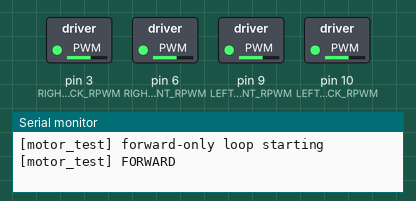
Bench run of a sketch on a simulated Arduino Uno, built with avr-gcc and run on an emulated ATmega328P. Parts: switched loads named in the sketch (green lamp = pin HIGH), the last lines printed to the serial monitor.

Above: at 0.05 s.
At 10.0 s:
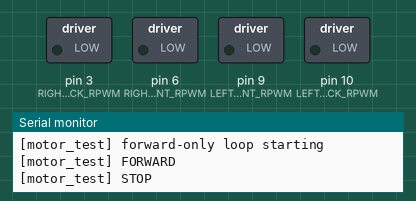
Timing chart, 0 to 13.0 s (numbered marks = the images above):
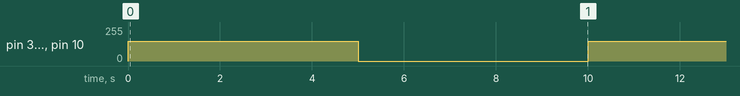

Measured:
- by itself, pin 3 (RIGHT_BACK_RPWM), pin 6 (RIGHT_FRONT_RPWM), pin 9 (LEFT_FRONT_RPWM), pin 10 (LEFT_BACK_RPWM): alternates 150/255 for 5.0 s and 0/255 for 5.0 s

The sketch:

sketch.ino
```cpp
// SANCHO — minimal motor bench test (forward only).
//
// Drives all four motors forward via the RPWM input of each BTS7960 only.
// 5 s on, 5 s stop, repeat — easy to spot if any motor is silent.
//
// IMPORTANT — UNO Q PWM gotcha:
//   On the UNO Q's Zephyr core, calling pinMode(pin, OUTPUT) BEFORE
//   analogWrite(pin, val) breaks PWM on that pin (it gets stuck as plain
//   digital). analogWrite() configures the pin itself. So: no pinMode()
//   for any pin used with analogWrite().
//
// SAFETY: wheels OFF the ground; all 4 BTS7960 modules powered by the motor
// battery (12V); GND of the battery shared with GND of the UNO Q.

#define LEFT_FRONT_RPWM   9
#define RIGHT_FRONT_RPWM  6
#define LEFT_BACK_RPWM   10
#define RIGHT_BACK_RPWM   3

#define TEST_PWM   150     // ~58% duty (≈ 7 V on motor average)
#define ON_MS    5000UL
#define OFF_MS   5000UL

void setup() {
    // Intentionally no pinMode() — see header comment.
    Serial.begin(9600);
    while (!Serial && millis() < 2000) {}
    Serial.println("[motor_test] forward-only loop starting");
}

void loop() {
    Serial.println("[motor_test] FORWARD");
    analogWrite(LEFT_FRONT_RPWM,  TEST_PWM);
    analogWrite(RIGHT_FRONT_RPWM, TEST_PWM);
    analogWrite(LEFT_BACK_RPWM,   TEST_PWM);
    analogWrite(RIGHT_BACK_RPWM,  TEST_PWM);
    delay(ON_MS);

    Serial.println("[motor_test] STOP");
    analogWrite(LEFT_FRONT_RPWM,  0);
    analogWrite(RIGHT_FRONT_RPWM, 0);
    analogWrite(LEFT_BACK_RPWM,   0);
    analogWrite(RIGHT_BACK_RPWM,  0);
    delay(OFF_MS);
}
```
